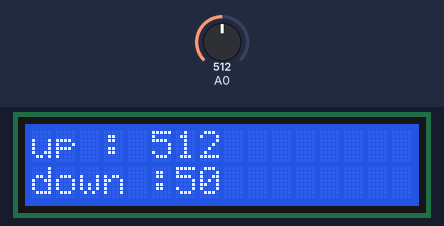
This sketch was run on a simulated Arduino Uno, built with avr-gcc and run on an emulated ATmega328P. Parts: 16×2 character LCD. The test bench sets the inputs (shaded band); at power-on: A0 = 512.

Above: at 1.2 s.
1.3 s: A0 set to 716
At 2.7 s:
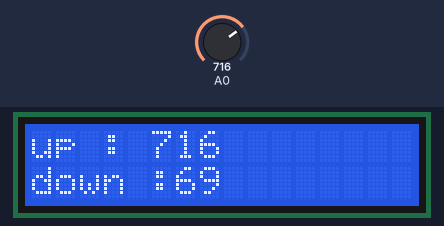
3.0 s: A0 set to 900
At 4.2 s:
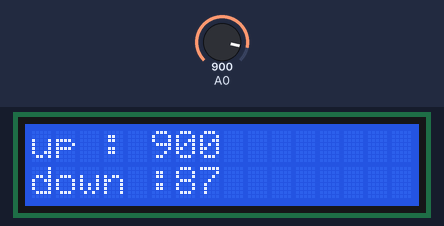
4.5 s: A0 set to 1023
At 5.0 s:
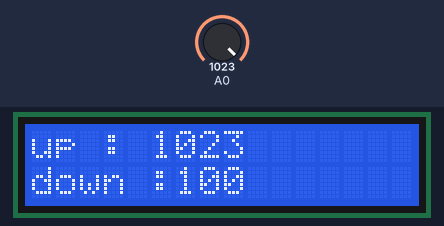
Timing chart, 0 to 7.5 s (numbered marks = the images above; inputs shaded):
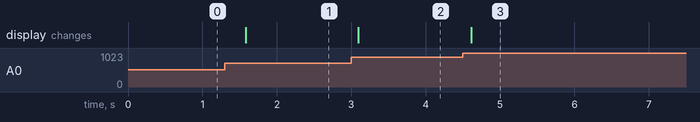

Measured:
- after the input at 1.3 s, the display: changes after 0.28 s (image 1)
- after the input at 3.0 s, the display: changes after 0.10 s (image 2)
- after the input at 4.5 s, the display: changes after 0.11 s (image 3)

The sketch:

work3_1.ino
```cpp
#include <LiquidCrystal.h>
//객체선언
LiquidCrystal lcd(12,11,2,3,4,5); //RS, E, D4, D5, D6, D7
void setup() {
  lcd.begin(16,2); //16열 2행
}
void loop() {
  int value=analogRead(A0);
  int value2=map(value,0,1023,0,1023);
  int value3=map(value,0,1023,0,100);

  lcd.clear();

  lcd.setCursor(0,0);
  lcd.print("up : ");
  lcd.print(value2);

  lcd.setCursor(0,1);
  lcd.print("down :");
  lcd.print(value3);
  delay(500);
}
```
